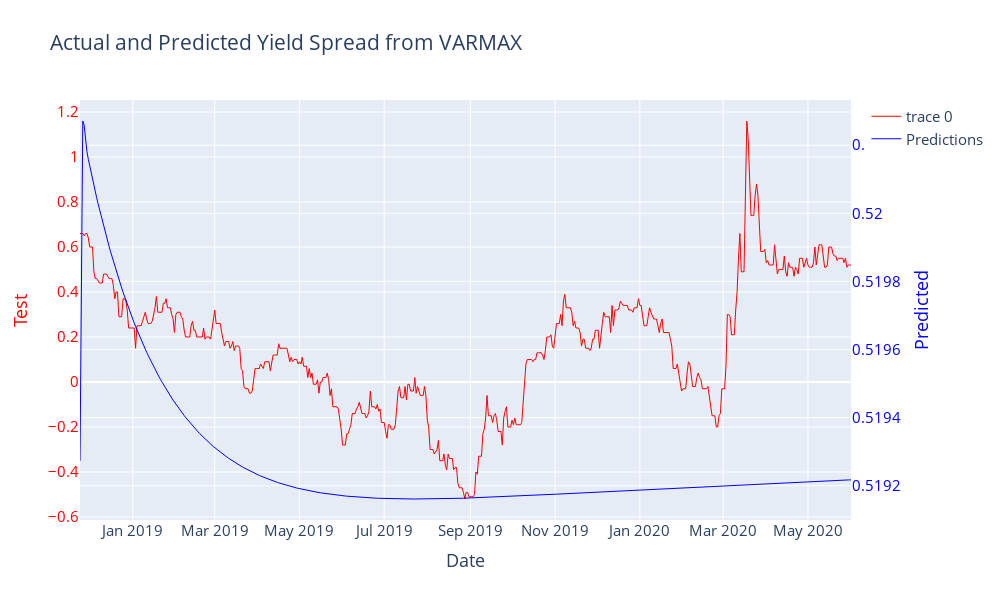

Source (notebook cell):
### Code cell
# line plot shows the expected values (red) compared to the rolling forecast predictions (blue).
test_df = go.Scatter(x = merge_invert1.index, y = merge_invert1['yieldsp'], line=dict(color='red', width= 1))

layout = go.Layout(title='Yield Spread (10 Year - 2 Month Treasury Rate)', 
                   title_font_size=15, 
                   xaxis_title="Years", yaxis_title="Yield Spread", 
                   xaxis_range=[datetime.datetime(2019, 3, 8),
                   datetime.datetime(2020, 7, 1)])

pred_df = go.Scatter(x = merge_invert1.index,
                        y = merge_invert1['invert_yieldsp'],
                        line=dict(color='blue', width= 1),
                        opacity=1,
                        name='Predictions',
                        yaxis='y2')


# Create a layout with two yaxes
layout = go.Layout(height=600, width=1000, font=dict(size=15),
                   title='Actual and Predicted Yield Spread from VARMAX',
                   xaxis=dict(title='Date', type='date'),
                   
                   yaxis=dict(title='Test', color='red'),
                   # Add a second yaxis to the right of the plot
                   yaxis2=dict(title='Predicted', color='blue',
                                          overlaying='y',
                                          side='right'),
                   xaxis_range=[datetime.datetime(2018, 11, 24),
                   datetime.datetime(2020, 6, 1)]
                   )

fig = go.Figure(data=[test_df, pred_df], layout=layout)
iplot(fig)

### Figure 1 — Plotly figure (JSON) as saved in the notebook; plotly's stock layout.template omitted (floating-point values rounded to 4 significant figures; data arrays with more than 128 entries replaced by an {"elided": "..."} marker saying what was removed)
{"data": [{"line": {"color": "red", "width": 1}, "type": "scatter", "x": {"elided": "556 str values"}, "y": {"elided": "556 float values"}}, {"line": {"color": "blue", "width": 1}, "name": "Predictions", "opacity": 1, "type": "scatter", "x": {"elided": "556 str values"}, "y": {"elided": "556 float values"}, "yaxis": "y2"}], "layout": {"font": {"size": 15}, "height": 600, "title": {"text": "Actual and Predicted Yield Spread from VARMAX"}, "width": 1000, "xaxis": {"range": ["2018-11-24T00:00:00", "2020-06-01T00:00:00"], "title": {"text": "Date"}, "type": "date"}, "yaxis": {"color": "red", "title": {"text": "Test"}}, "yaxis2": {"color": "blue", "overlaying": "y", "side": "right", "title": {"text": "Predicted"}}}}
